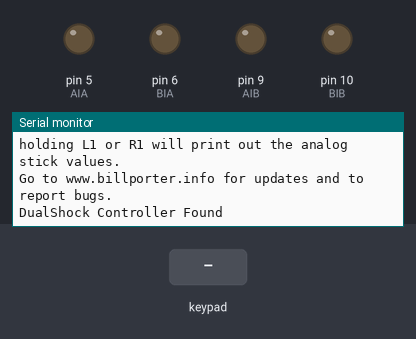
The sketch below on a simulated Arduino Uno, built with avr-gcc and run on an emulated ATmega328P. On the bench: output pins drawn as LEDs (lit = HIGH), the last lines printed to the serial monitor. Inputs (shaded band) come from the test bench.

Above: at 1.4 s.
1.5 s: key 'U' pressed
At 2.7 s:
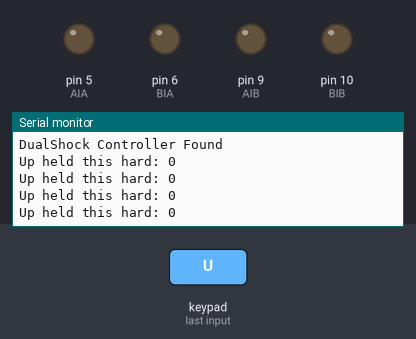
3.0 s: key 'D' pressed
At 4.2 s:
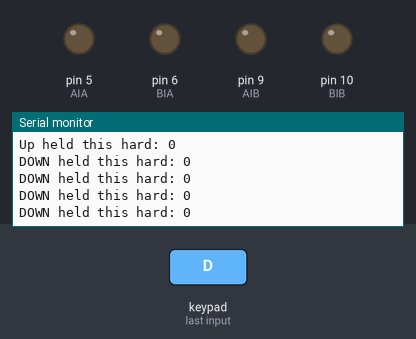
4.5 s: key 'L' pressed
At 5.7 s:
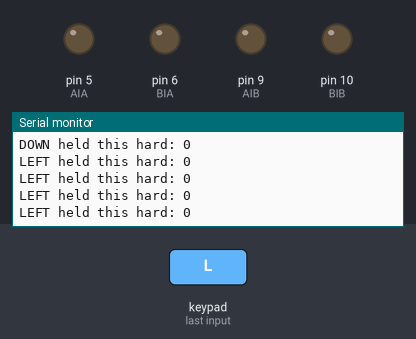

The sketch:

Sk_adanka.ino
```cpp
#include <PS2X_lib.h>  //for v1.6

	//Kontroler PS2
	PS2X ps2x; // create PS2 Controller Class

	//right now, the library does NOT support hot pluggable controllers, meaning
	//you must always either restart your Arduino after you conect the controller,
	//or call config_gamepad(pins) again after connecting the controller.
	int error = 0;
	byte type = 0;
	byte vibrate = 0;

	int R3=0;
	int L3=0;

	//error = ps2x.config_gamepad(13,11,3,12, true, true);   //setup pins and settings:  GamePad(clock, command, attention, data, Pressures?, Rumble?) check for error


	//Silniki
	const int AIA = 5;  // (pwm) pin 9 connected to pin A-IA
	const int AIB = 9;  // (pwm) pin 5 connected to pin A-IB
	const int BIA = 6; // (pwm) pin 10 connected to pin B-IA
	const int BIB = 10;  // (pwm) pin 6 connected to pin B-IB

	byte speed = 50;  // change this (0-255) to control the speed of the motors

	void setup(){
	//Silniki
	pinMode(AIA, OUTPUT); // set pins to output
	pinMode(AIB, OUTPUT);
	pinMode(BIA, OUTPUT);
	pinMode(BIB, OUTPUT);
	analogWrite(AIA, 0);
	analogWrite(BIA, 0);
	analogWrite(AIB, 0);
	analogWrite(BIB, 0);
	// PS2
	Serial.begin(9600);

	//CHANGES for v1.6 HERE!!! **************PAY ATTENTION*************

	error = ps2x.config_gamepad(13,11,3,12, true, true);   //setup pins and settings:  GamePad(clock, command, attention, data, Pressures?, Rumble?) check for error

	if(error == 0){
	Serial.println("Found Controller, configured successful");
	Serial.println("Try out all the buttons, X will vibrate the controller, faster as you press harder;");
	Serial.println("holding L1 or R1 will print out the analog stick values.");
	Serial.println("Go to www.billporter.info for updates and to report bugs.");
	}

	else if(error == 1)
	Serial.println("No controller found, check wiring, see readme.txt to enable debug. visit www.billporter.info for troubleshooting tips");

	else if(error == 2)
	Serial.println("Controller found but not accepting commands. see readme.txt to enable debug. Visit www.billporter.info for troubleshooting tips");

	else if(error == 3)
	Serial.println("Controller refusing to enter Pressures mode, may not support it. ");

	//Serial.print(ps2x.Analog(1), HEX);

	type = ps2x.readType();
	switch(type) {
	case 0:
	Serial.println("Unknown Controller type");
	break;
	case 1:
	Serial.println("DualShock Controller Found");
	break;
	case 2:
	Serial.println("GuitarHero Controller Found");
	break;
	}

	}


	void loop(){
	/* You must Read Gamepad to get new values
	Read GamePad and set vibration values
	ps2x.read_gamepad(small motor on/off, larger motor strenght from 0-255)
	if you don't enable the rumble, use ps2x.read_gamepad(); with no values

	you should call this at least once a second
	*/


	if(error == 1) //skip loop if no controller found
	return;

	if(type == 2){ //Guitar Hero Controller


	}

	else { //DualShock Controller

	ps2x.read_gamepad(false, vibrate);          //read controller and set large motor to spin at 'vibrate' speed

	if(ps2x.Button(PSB_START))                   //will be TRUE as long as button is pressed
	Serial.println("Start is being held");
	if(ps2x.Button(PSB_SELECT))
	Serial.println("Select is being held");


	if(ps2x.Button(PSB_PAD_UP)) {         //will be TRUE as long as button is pressed
	Serial.print("Up held this hard: ");
	Serial.println(ps2x.Analog(PSAB_PAD_UP), DEC);
	}
	if(ps2x.Button(PSB_PAD_RIGHT)){
	Serial.print("Right held this hard: ");
	Serial.println(ps2x.Analog(PSAB_PAD_RIGHT), DEC);
	}
	if(ps2x.Button(PSB_PAD_LEFT)){
	Serial.print("LEFT held this hard: ");
	Serial.println(ps2x.Analog(PSAB_PAD_LEFT), DEC);
	}
	if(ps2x.Button(PSB_PAD_DOWN)){
	Serial.print("DOWN held this hard: ");
	Serial.println(ps2x.Analog(PSAB_PAD_DOWN), DEC);
	}


	vibrate = ps2x.Analog(PSAB_BLUE);        //this will set the large motor vibrate speed based on
	//how hard you press the blue (X) button

	if (ps2x.NewButtonState())               //will be TRUE if any button changes state (on to off, or off to on)
	{


	/*


	if(ps2x.Button(PSB_L1)){
	analogWrite(BIA, speed);
	analogWrite(BIB, 0);
	Serial.println("L1 pressed");}
	else{
	analogWrite(BIA, 0);
	analogWrite(BIB, 0);
	}

	if(ps2x.Button(PSB_L2)){
	analogWrite(BIA, 0);
	analogWrite(BIB, speed);
	Serial.println("L1 pressed");}
	else{
	analogWrite(BIA, 0);
	analogWrite(BIB, 0);
	}


	if(ps2x.Button(PSB_R2)){
	analogWrite(AIA, speed);
	analogWrite(AIB, 0);
	Serial.println("R2 pressed");}
	else{
	analogWrite(AIA, 0);
	analogWrite(AIB, 0);
	}


	if(ps2x.Button(PSB_R1)){
	analogWrite(AIA, speed);
	analogWrite(AIB, 0);
	Serial.println("R1 pressed");}
	else{
	analogWrite(AIA, 0);
	analogWrite(AIB, 0);
	}*/
	}


	if(ps2x.ButtonPressed(PSB_RED))             //will be TRUE if button was JUST pressed
	Serial.println("Circle just pressed");

	if(ps2x.ButtonReleased(PSB_PINK))             //will be TRUE if button was JUST released
	Serial.println("Square just released");

	if(ps2x.NewButtonState(PSB_BLUE))            //will be TRUE if button was JUST pressed OR released
	Serial.println("X just changed");


	if(ps2x.Button(PSB_L3) || ps2x.Button(PSB_R3)) // print stick values if either is TRUE
	{
	Serial.print("Stick Values:");
	Serial.print(ps2x.Analog(PSS_LY), DEC); //Left stick, Y axis. Other options: LX, RY, RX
	Serial.print(",");
	Serial.print(ps2x.Analog(PSS_LX), DEC);
	Serial.print(",");
	Serial.print(ps2x.Analog(PSS_RY), DEC);
	Serial.print(",");
	Serial.println(ps2x.Analog(PSS_RX), DEC);
	}


	L3=ps2x.Analog(PSS_LY);
	R3= ps2x.Analog(PSS_RY);
	/*
	Serial.print("drozki ");
	Serial.print(L3);
	Serial.print(" , ");
	Serial.println(R3);*/

	if(L3<=10){
			analogWrite(BIA, speed);
			analogWrite(BIB, 0);
			}else if (L3 >=240) {
		analogWrite(BIA, 0);
		analogWrite(BIB, speed);
		} else{
		analogWrite(BIA, 0);
		analogWrite(BIB, 0);
		}


		if(R3<=10){
				analogWrite(AIA, speed);
				analogWrite(AIB, 0);
				}else if (R3 >=240) {
			analogWrite(AIA, 0);
			analogWrite(AIB, speed);

			} else{
			analogWrite(AIA, 0);
			analogWrite(AIB, 0);
			}


			delay(50);


			}


			delay(50);
			}


			
```

Measured:
- after the input at 1.5 s, the serial monitor: prints a new line at once (image 1)
- after the input at 3.0 s, the serial monitor: prints a new line at once (image 2)
- after the input at 4.5 s, the serial monitor: prints a new line at once (image 3)
